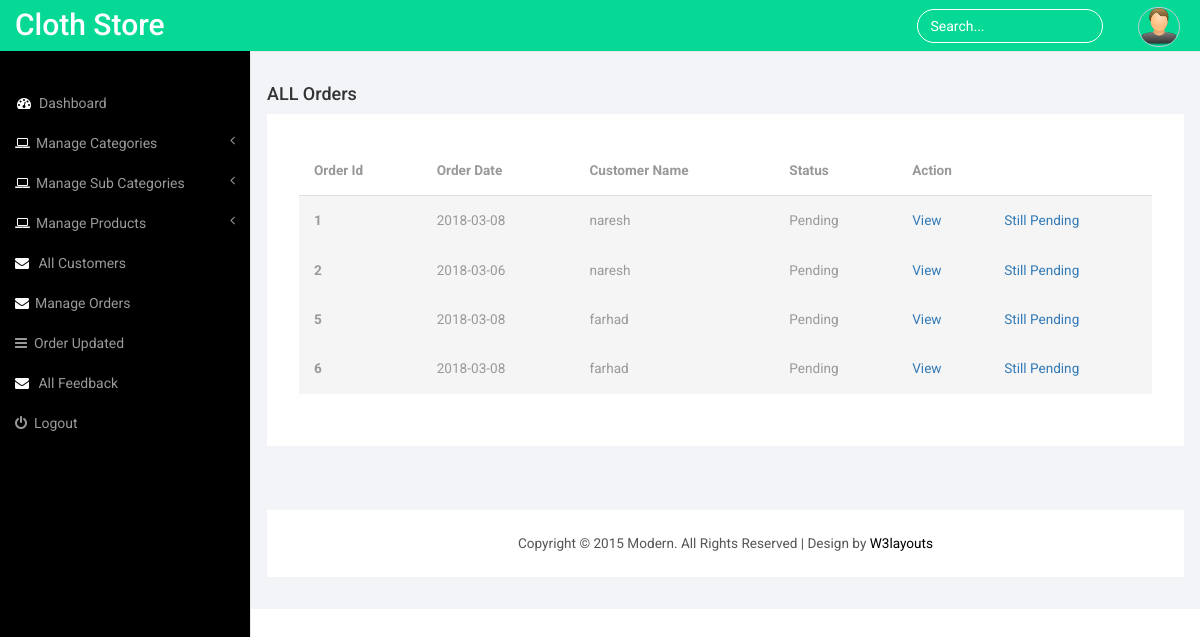
Page /web-tier/clothStore/admin/All_Orders.php on the committed database.
### tables this page shows
CREATE TABLE IF NOT EXISTS `tbl_orders` (
  `id` int(11) NOT NULL,
  `date` date NOT NULL,
  `customer_id` int(11) NOT NULL,
  `status` enum('pending','completed') NOT NULL DEFAULT 'pending'
);

CREATE TABLE IF NOT EXISTS `tbl_customers` (
  `id` int(11) NOT NULL,
  `name` varchar(30) NOT NULL,
  `email` varchar(30) NOT NULL,
  `password` varchar(50) NOT NULL,
  `contact` bigint(10) NOT NULL,
  `gender` varchar(30) NOT NULL,
  `date` timestamp NOT NULL DEFAULT CURRENT_TIMESTAMP,
  `address` varchar(255) DEFAULT NULL,
  `city` varchar(30) DEFAULT NULL,
  `state` varchar(30) DEFAULT NULL
);

### web-tier/clothStore/admin/All_Orders.php (the view, shortened to what this page needs)
<?php
include 'inc/connection.php';
$result = $con->query("SELECT DISTINCT tbl_orders.id, tbl_orders.date,tbl_orders.status,tbl_customers.name,tbl_orders.customer_id FROM `tbl_orders` INNER JOIN tbl_customers ON tbl_customers.id=tbl_orders.customer_id");
?>
<!DOCTYPE HTML>
<html>
<head>
<link href="css/bootstrap.min.css" rel='stylesheet' type='text/css' />
<link href="css/style.css" rel='stylesheet' type='text/css' />
<link href="css/font-awesome.css" rel="stylesheet">
</head>
<body>
<div id="wrapper">
          <?php include './inc/header1.php';?>
        <div id="page-wrapper">
        <div class="col-md-12 graphs">
	   <div class="xs">
  	 <h4>ALL Orders</h4>
  	<div class="bs-example4" data-example-id="contextual-table">
    <table class="table">
      <thead>
        <tr>
          <th>Order Id</th>
          <th>Order Date</th>
          <th>Customer Name</th>
          <th>Status</th>
          <th colspan="2">Action</th>
        </tr>
      </thead>
      <tbody>
       <?php
          while($row= $result->fetch_object())
          {
              ?>
              <tr class="active">
                <th scope="row"><?php echo $row->id;?></th>
                <td><?php echo $row->date;?></td>
                <td><?php echo $row->name?></td>
                <td><?php echo ucfirst($row->status)?></td>
                <td><a href="myorderhistroy.php?pur=<?php echo $row->customer_id;?>">View</a></td>
                <?php
                if($row->status=='completed')
                {
                ?>
                  <td><a href="All_Orders.php?did=<?php echo $row->id;?>">Delete</a></td>
                <?php
                }
                else
                {
                  ?>
                  <td><a href="project_status.php">Still Pending </a></td>
                <?php
                }
                ?>
              </tr>
              <?php
          }
          ?>
      </tbody>
    </table>
   </div>
  </div>
  <div class="copy_layout">
      <p>Copyright © 2015 Modern. All Rights Reserved | Design by <a href="http://w3layouts.com/" target="_blank">W3layouts</a> </p>
  </div>
   </div>
      </div>
   </div>
<link href="css/custom.css" rel="stylesheet">
</body>
</html>

### web-tier/clothStore/admin/css/style.css (style rules this page uses)
h4, h5, h6, h1, h2, h3 { margin-top: 0; }
p { margin: 0; }
html, body { font-family: 'Roboto', sans-serif; font-size: 100%; background:#000; overflow-x: hidden; }
body a { transition:0.5s all; -webkit-transition:0.5s all; -moz-transition:0.5s all; -o-transition:0.5s all; -ms-transition:0.5s all; }
.copy p, .copy_layout p { font-size:0.85em; color:#555; }
.copy p a, .copy_layout p a { color:#000; }
.graphs { padding: 2em 1em; background: #f2f4f8; font-family: 'Roboto', sans-serif; }
.bs-example4 { background: #fff; padding: 2em; }
.table > thead > tr > th, .table > tbody > tr > th, .table > tfoot > tr > th, .table > thead > tr > td, .table > tbody > tr > td, .table > tfoot > tr > td { border-top: none !important; }
.table > thead > tr > th, .table > tbody > tr > th, .table > tfoot > tr > th, .table > thead > tr > td, .table > tbody > tr > td, .table > tfoot > tr > td { font-size: 0.85em; color: #999; }
.table td, .table>tbody>tr>td, .table>tbody>tr>th, .table>tfoot>tr>td, .table>tfoot>tr>th, .table>thead>tr>td, .table>thead>tr>th { padding:15px !important; }
.table > thead > tr > th { border-bottom: 1px solid #ddd !important; }
.copy_layout { padding:1.5em 0; background:#fff; text-align:center; margin: 4em 0 0em 0; }

### web-tier/clothStore/admin/css/custom.css (style rules this page uses)
#wrapper { width: 100%; }
#page-wrapper { min-height: 568px; background-color: #fff; }
@media (min-width:768px) { #page-wrapper { position: inherit; margin: 0 0 0 250px; border-left: 1px solid #e7e7e7; } }

### rows in the picture
tbl_orders: id "1", date "2018-03-08", customer.name "naresh", status "Pending", shows "Still Pending"
tbl_orders: id "2", date "2018-03-06", customer.name "naresh", status "Pending", shows "Still Pending"
tbl_orders: id "5", date "2018-03-08", customer.name "farhad", status "Pending", shows "Still Pending"
tbl_orders: id "6", date "2018-03-08", customer.name "farhad", status "Pending", shows "Still Pending"
